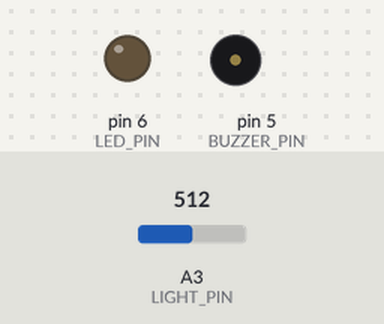
A sketch run on a simulated Arduino Uno, built with avr-gcc and run on an emulated ATmega328P. Shown: output pins drawn as LEDs (lit = HIGH), buzzer (waves = sounding, pin HIGH). Inputs (shaded band) come from the test bench; at power-on: A3 (LIGHT_PIN) = 512. What the sketch prints to the serial monitor is not drawn.

Above: at 0.05 s.
Timing chart, 0 to 3.0 s (numbered marks = the images above):
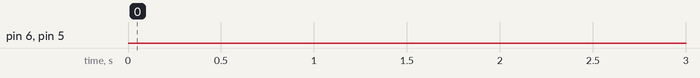

The sketch:

11.2.fridgeMonitor.ino
```cpp
/*
  Author:
  Learning Intention: Students will build a monitoring system that watches
  conditions and raises alerts, like the guardian inside a smart fridge

  The build: FRIDGE MONITOR
  1. Calibrate the light sensor FIRST (see below), then set your threshold
  2. The light sensor detects the door opening (light floods into a dark fridge)
  3. If the door stays open longer than 10 seconds, sound the buzzer and flash
     the LED until the door closes
  4. Keep the loop non-blocking: use the millis() pattern for the alarm flash
     AND the Serial Plotter output (no delay() anywhere)
  5. Plot the light level and door state so you can watch your threshold work

  Calibration (why: every bench is different):
    Ambient light, sensor tolerance and how enclosed your "fridge" is all
    change the raw readings, so a threshold that works for one build fails on
    another. Upload a bare reader first:
        void setup() { Serial.begin(115200); }
        void loop()  { Serial.println(analogRead(A3)); delay(50); }
    Watch the Serial Plotter. Record the covered (door closed) and uncovered
    (door open) values, set your threshold roughly halfway between them, and
    keep both measurements as a comment: evidence the number is not a guess.

  Student Notes:
  1. Make sure you include a flowchart of your logic
  2. Stretch goal: add a second sensor (Temp & Humidity I2C) or an OLED dashboard

  Suggested Grove ports: Light A3, Buzzer D5, LED D6
*/
const int LIGHT_PIN = A3;
const int BUZZER_PIN = 5;
const int LED_PIN = 6;

// Calibration evidence:
// Covered / door closed: replace with your reading
// Uncovered / door open: replace with your reading
const int DOOR_OPEN_THRESHOLD = 500; // Set halfway between your two readings

const unsigned long ALARM_DELAY_MS = 10000;
const unsigned long FLASH_INTERVAL_MS = 250;
const unsigned long PLOT_INTERVAL_MS = 50;

unsigned long doorOpenedAt = 0;
unsigned long lastFlashAt = 0;
unsigned long lastPlotAt = 0;

bool doorWasOpen = false;
bool ledState = false;

void setup() {
  pinMode(BUZZER_PIN, OUTPUT);
  pinMode(LED_PIN, OUTPUT);

  digitalWrite(BUZZER_PIN, LOW);
  digitalWrite(LED_PIN, LOW);

  Serial.begin(115200);
}

/*
Logic flowchart:
START
  |
Read light sensor
  |
Is light above threshold? -- no --> Reset timer and turn alarm off
  |
 yes
  |
Has door been open for 10 seconds? -- no --> Keep alarm off
  |
 yes
  |
Turn buzzer on and flash LED using millis()
  |
Print light level and door state for Serial Plotter
  |
REPEAT
*/
void loop() {
  unsigned long currentTime = millis();
  int lightLevel = analogRead(LIGHT_PIN);
  bool doorOpen = lightLevel > DOOR_OPEN_THRESHOLD;
  bool alarmActive = false;

  if (doorOpen) {
    if (!doorWasOpen) {
      doorOpenedAt = currentTime;
    }

    if (currentTime - doorOpenedAt >= ALARM_DELAY_MS) {
      alarmActive = true;
    }
  } else {
    doorOpenedAt = 0;
    ledState = false;
    digitalWrite(BUZZER_PIN, LOW);
    digitalWrite(LED_PIN, LOW);
  }

  if (alarmActive) {
    digitalWrite(BUZZER_PIN, HIGH);

    if (currentTime - lastFlashAt >= FLASH_INTERVAL_MS) {
      lastFlashAt = currentTime;
      ledState = !ledState;
      digitalWrite(LED_PIN, ledState);
    }
  } else if (doorOpen) {
    digitalWrite(BUZZER_PIN, LOW);
    digitalWrite(LED_PIN, LOW);
  }

  if (currentTime - lastPlotAt >= PLOT_INTERVAL_MS) {
    lastPlotAt = currentTime;
    Serial.print("Light:");
    Serial.print(lightLevel);
    Serial.print(" Door:");
    Serial.println(doorOpen ? 1 : 0);
  }

  doorWasOpen = doorOpen;
}
```

Measured:
- by itself, pin 6 (LED_PIN): LOW → HIGH at 10.0 s, → LOW 0.25 s later, → HIGH 0.25 s later, → LOW 0.25 s later, … (480 changes in this stretch)
- by itself, pin 5 (BUZZER_PIN): LOW → HIGH at 10.0 s
